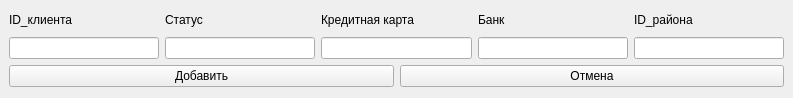
<?xml version="1.0" encoding="UTF-8"?>
<ui version="4.0">
 <class>new_request</class>
 <widget class="QMainWindow" name="new_request">
  <property name="geometry">
   <rect>
    <x>0</x>
    <y>0</y>
    <width>793</width>
    <height>98</height>
   </rect>
  </property>
  <property name="windowTitle">
   <string>MainWindow</string>
  </property>
  <widget class="QWidget" name="centralwidget">
   <property name="sizePolicy">
    <sizepolicy hsizetype="Fixed" vsizetype="Fixed">
     <horstretch>0</horstretch>
     <verstretch>0</verstretch>
    </sizepolicy>
   </property>
   <property name="minimumSize">
    <size>
     <width>793</width>
     <height>96</height>
    </size>
   </property>
   <property name="maximumSize">
    <size>
     <width>793</width>
     <height>96</height>
    </size>
   </property>
   <layout class="QGridLayout" name="gridLayout_3">
    <item row="0" column="0">
     <layout class="QGridLayout" name="gridLayout_2">
      <item row="0" column="0">
       <layout class="QHBoxLayout" name="horizontalLayout_3">
        <item>
         <layout class="QVBoxLayout" name="verticalLayout_4">
          <item>
           <widget class="QLabel" name="label_2">
            <property name="text">
             <string>ID_клиента</string>
            </property>
           </widget>
          </item>
          <item>
           <widget class="QLineEdit" name="id_client"/>
          </item>
         </layout>
        </item>
        <item>
         <layout class="QVBoxLayout" name="verticalLayout_6">
          <item>
           <widget class="QLabel" name="label_3">
            <property name="text">
             <string>Статус</string>
            </property>
           </widget>
          </item>
          <item>
           <widget class="QLineEdit" name="status"/>
          </item>
         </layout>
        </item>
        <item>
         <layout class="QVBoxLayout" name="verticalLayout_7">
          <item>
           <widget class="QLabel" name="label_4">
            <property name="text">
             <string>Кредитная карта</string>
            </property>
           </widget>
          </item>
          <item>
           <widget class="QLineEdit" name="credit_card"/>
          </item>
         </layout>
        </item>
        <item>
         <layout class="QVBoxLayout" name="verticalLayout">
          <item>
           <widget class="QLabel" name="label_5">
            <property name="text">
             <string>Банк</string>
            </property>
           </widget>
          </item>
          <item>
           <widget class="QLineEdit" name="bank"/>
          </item>
         </layout>
        </item>
        <item>
         <layout class="QVBoxLayout" name="verticalLayout_8">
          <item>
           <widget class="QLabel" name="label">
            <property name="text">
             <string>ID_района</string>
            </property>
           </widget>
          </item>
          <item>
           <widget class="QLineEdit" name="distr"/>
          </item>
         </layout>
        </item>
       </layout>
      </item>
     </layout>
    </item>
    <item row="1" column="0">
     <layout class="QGridLayout" name="gridLayout">
      <item row="0" column="0">
       <layout class="QHBoxLayout" name="horizontalLayout_2">
        <item>
         <widget class="QPushButton" name="decline">
          <property name="text">
           <string>Добавить</string>
          </property>
         </widget>
        </item>
        <item>
         <widget class="QPushButton" name="add">
          <property name="text">
           <string>Отмена</string>
          </property>
         </widget>
        </item>
       </layout>
      </item>
     </layout>
    </item>
   </layout>
  </widget>
 </widget>
 <resources/>
 <connections/>
</ui>
